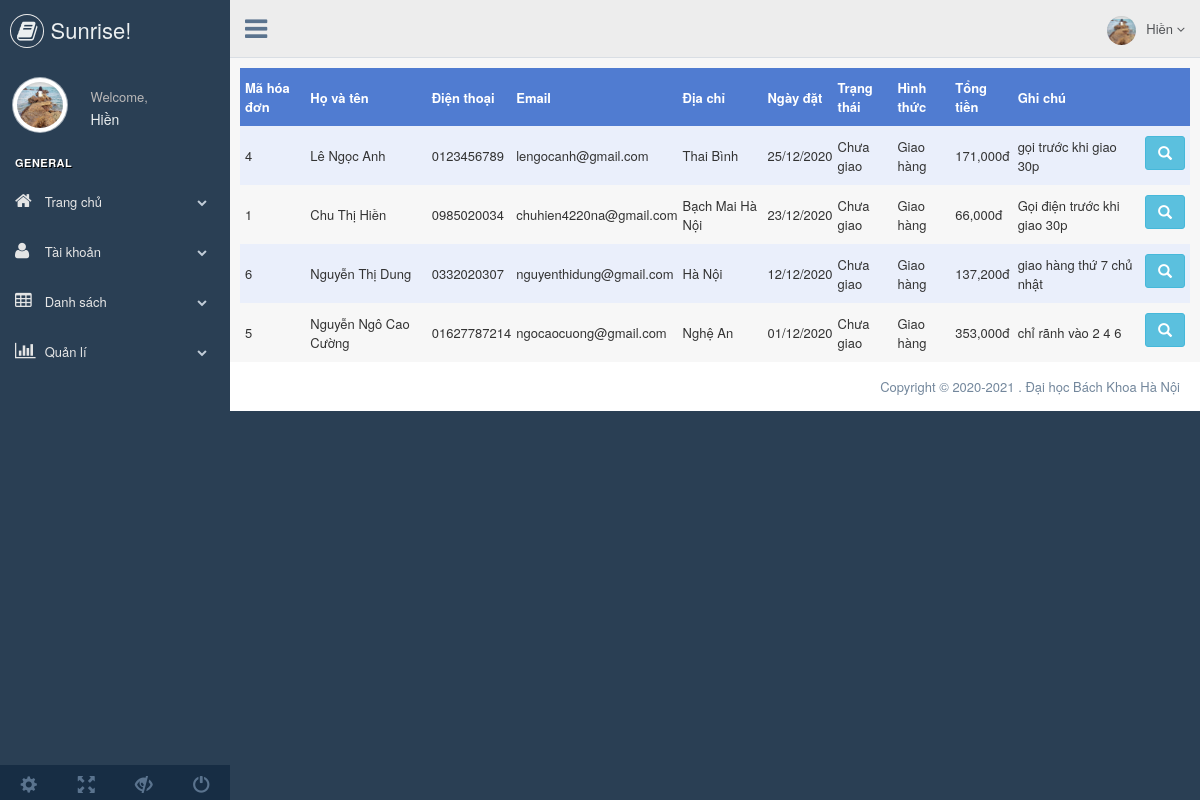
Page /index.php?c=admin&a=listbill (signed in) on the committed database.
### tables this page shows
CREATE TABLE `bill` (
  `id_bill` int(11) NOT NULL,
  `fullName` varchar(225) NOT NULL,
  `phone` varchar(15) NOT NULL,
  `email` varchar(50) NOT NULL,
  `address` varchar(225) NOT NULL,
  `date` date NOT NULL,
  `status` int(2) NOT NULL DEFAULT 0,
  `payments` varchar(100) NOT NULL,
  `total` varchar(100) NOT NULL,
  `Note` varchar(1024) NOT NULL
);

### application/controllers/admin.php (called while the page is built, shortened)
<?php
	class Admin extends Controller
	{
		private $billModel;
		function __construct()
		{
			require("application/models/bill_model.php");
			$this->billModel = new Bill;
			global $app_path, $contr_path;
			$this->app_path = $app_path;
			$this->contr_path = $contr_path;
		}
		function listbill()
		{
			if(empty($_SESSION["userInfo"]))
			{
				require("$this->app_path/$this->contr_path/404.php");
				return;
			}
			else
			{
				$rs = $this->billModel->selectBill();
			}
			$data = array('rs' => $rs );
			$view = array('listBill' => 'listBill' );
			$this->view($view,$data,false,true);
		}
	}
?>

### bootstrap.php (called while the page is built, shortened)
<?php
	require("application/settings/init.php");
	require("application/core/controller.php");
	require("application/core/model.php");
	require("application/core/database.php");
	class Bootstrap
	{
		function Init()
		{
			$c = new $controller;
			$action = isset($_GET["a"]) ? $_GET["a"] : "index";
			$c->$action();
		}
	}
?>

### index.php (called while the page is built)
<?php
	require("bootstrap.php");
	$bootstrap = new Bootstrap();
	$bootstrap->Init();
?>

### application/settings/init.php (called while the page is built, shortened)
<?php
    $host = "localhost";
    $dbName = "aa";
    $user = "root";
    $pass = "20000204";
?>

### application/core/model.php (called while the page is built, shortened)
<?php
	class Model
	{
		function __construct()
		{
			$this->db = new Database();
		}
	}
?>

### application/models/bill_model.php (called while the page is built, shortened)
<?php
	class Bill extends Model
	{
		function selectBill($id = null)
		{
			if($id == null)
				$sql = "SELECT * FROM bill AS b ORDER BY b.date DESC";
			else
				$sql = "SELECT * FROM bill AS b WHERE id_bill = {$id} ORDER BY b.date DESC";
			$q = $this->db->QueryResult($sql);
			return $q->fetchAll(PDO::FETCH_CLASS);
		}
	}
 ?>

### application/core/database.php (called while the page is built, shortened)
<?php
	class Database
	{
		private $db;
		function __construct()
		{
			global $host,$dbName,$user,$pass;
			$this->db = new PDO("mysql:host=$host;dbname=$dbName;charset=UTF8","$user","$pass");
		}
		function QueryResult($sql)
		{
			$query = $this->db->prepare($sql);
			$query->execute();
			return $query;
		}
	}
?>

### application/views/admin/listBill.php (the view)
<div class="row">
    <table class="tb-format">
        <tbody>
            <tr class="tr-format text-center">
                <th class="pd-tb">Mã hóa đơn</th>
                <th class="pd-tb">Họ và tên</th>
                <th class="pd-tb">Điện thoại</th>
                <th class="pd-tb">Email</th>
                <th class="pd-tb">Địa chỉ</th>
                <th class="pd-tb">Ngày đặt</th>
                <th class="pd-tb">Trạng thái</th>
                <th class="pd-tb">Hình thức</th>
                <th class="pd-tb">Tổng tiền</th>
                <th class="pd-tb">Ghi chú</th>
                <th class="pd-tb"></th>
            </tr>
            <?php
                function orderDate($date)
                {
                    return date("d/m/Y",strtotime($date));
                }
                function stt($stt)
                {
                    if($stt==0)
                        return "Chưa giao";
                    else
                        return "Đã giao";
                }
                foreach ($rs as $key => $value) {
                    echo '
                    <tr>
                        <td class="pd-tb">'.$value->id_bill.'</td>
                        <td class="pd-tb">'.$value->fullName.'</td>
                        <td class="pd-tb">'.$value->phone.'</td>
                        <td class="pd-tb">'.$value->email.'</td>
                        <td class="pd-tb">'.$value->address.'</td>
                        <td class="pd-tb">'.orderDate($value->date).'</td>
                        <td class="pd-tb">'.stt($value->status).'</td>
                        <td class="pd-tb">'.$value->payments.'</td>
                        <td class="pd-tb">'.number_format($value->total).'đ</td>
                        <td class="pd-tb">'.$value->Note.'</td>
                        <td class="pd-tb">
                            <a href="?c=admin_edit_bill&id_bill='.$value->id_bill.'" class="btn btn-info"><i class="glyphicon glyphicon-search"></i></a>
                        </td>
                    </tr>';
                }
            ?>
        </tbody>
    </table>
</div>

### application/core/controller.php (shortened to what this page needs)
<?php
	class Controller
	{
		function view($viewname, $data = null, $uselayout = true, $rolelayout = false)
		{
			global $app_path,$contr_path,$view_path,$model_path;
			$controller_name = get_class($this);
			if($rolelayout)
			{
				require("$app_path/$view_path/shared/adminHeader.php");
			}
			if($viewname != null)
			{
				foreach ($viewname as $key => $value) {
					if(strpos($key,"page") !== false)
					{
						require("$app_path/$view_path/shared/".strtolower($value).".php");
					}
					else
					{
						require("$app_path/$view_path/$controller_name/".strtolower($value).".php");
					}
				}
			}
			if($rolelayout)
			{
				require("$app_path/$view_path/shared/adminFooter.php");
			}
		}
	}
?>

### application/views/shared/adminHeader.php (shortened to what this page needs)
<!DOCTYPE html>
<html lang="en">
  <head>
    <link href="public/assets/admin/vendors/bootstrap/dist/css/bootstrap.min.css" rel="stylesheet">
    <link href="public/assets/admin/vendors/font-awesome/css/font-awesome.min.css" rel="stylesheet">
    <link href="public/assets/admin/vendors/nprogress/nprogress.css" rel="stylesheet">
    <link href="public/assets/admin/vendors/iCheck/skins/flat/green.css" rel="stylesheet">
    <link href="public/assets/admin/vendors/bootstrap-progressbar/css/bootstrap-progressbar-3.3.4.min.css" rel="stylesheet">
    <link href="public/assets/admin/vendors/jqvmap/dist/jqvmap.min.css" rel="stylesheet"/>
    <link href="public/assets/admin/vendors/bootstrap-daterangepicker/daterangepicker.css" rel="stylesheet">
    <link href="public/assets/admin/build/css/custom.min.css" rel="stylesheet">
    <link rel="stylesheet" type="text/css" href="public/assets/css/bootstrap-datepicker.min.css">
    <link rel="stylesheet" type="text/css" href="public/assets/css/myCss.css">
  </head>
  <body class="nav-md">
    <div class="container body">
      <div class="main_container">
        <div class="col-md-3 left_col">
          <div class="left_col scroll-view">
            <div class="navbar nav_title" style="border: 0;">
              <a href="index.php" class="site_title"><i class="fa fa-book"></i> <span>Sunrise!</span></a>
            </div>
            <div class="profile clearfix">
              <div class="profile_pic">
                <img <?php echo 'src="'.$_SESSION["userInfo"][0]->picture.'"'; ?> alt="..." class="img-circle profile_img">
              </div>
              <div class="profile_info">
                <span>Welcome,</span>
                <h2><?php
                      echo $_SESSION["userInfo"][0]->firstName;
                      ?></h2>
              </div>
            </div>
            <br />
            <div id="sidebar-menu" class="main_menu_side hidden-print main_menu">
              <div class="menu_section">
                <h3>General</h3>
                <ul class="nav side-menu">
                  <li><a><i class="fa fa-home"></i> Trang chủ <span class="fa fa-chevron-down"></span></a>
                  </li>
                  <li><a><i class="fa fa-user"></i> Tài khoản <span class="fa fa-chevron-down"></span></a>
                  </li>
                  <li><a><i class="fa fa-table"></i> Danh sách <span class="fa fa-chevron-down"></span></a>
                  </li>
                  <li><a><i class="fa fa-bar-chart-o"></i> Quản lí <span class="fa fa-chevron-down"></span></a>
                  </li>
                </ul>
              </div>
            </div>
            <div class="sidebar-footer hidden-small">
              <a data-toggle="tooltip" data-placement="top" title="Cài đặt">
                <span class="glyphicon glyphicon-cog" aria-hidden="true"></span>
              </a>
              <a data-toggle="tooltip" data-placement="top" title="Đầy đủ">
                <span class="glyphicon glyphicon-fullscreen" aria-hidden="true"></span>
              </a>
              <a data-toggle="tooltip" data-placement="top" title="Khoá">
                <span class="glyphicon glyphicon-eye-close" aria-hidden="true"></span>
              </a>
              <a data-toggle="tooltip" data-placement="top" title="Đăng xuất" href="index.php?c=login&a=signOut">
                <span class="glyphicon glyphicon-off" aria-hidden="true"></span>
              </a>
            </div>
          </div>
        </div>
        <div class="top_nav">
          <div class="nav_menu">
            <nav>
              <div class="nav toggle">
                <a id="menu_toggle"><i class="fa fa-bars"></i></a>
              </div>
              <ul class="nav navbar-nav navbar-right">
                <li class="">
                  <a href="javascript:;" class="user-profile dropdown-toggle" data-toggle="dropdown" aria-expanded="false">
                    <img <?php echo 'src="'.$_SESSION["userInfo"][0]->picture.'"'; ?> alt=""><?php
                      echo $_SESSION["userInfo"][0]->firstName;
                    ?>
                    <span class=" fa fa-angle-down"></span>
                  </a>
                </li>
                  </ul>
            </nav>
          </div>
        </div>
        <div class="right_col" role="main">

### application/views/shared/adminFooter.php (shortened to what this page needs)
</div>
        <footer>
          <div class="pull-right">
            Copyright &copy; 2020-2021 . Đại học Bách Khoa Hà Nội
          </div>
          <div class="clearfix"></div>
        </footer>
      </div>
    </div>
  </body>
</html>

### public/assets/css/myCss.css (style rules this page uses)
.tb-format { color: #333333; width: 100%; border-collapse: collapse; }
.tr-format { color: White; background-color: #507CD1; font-weight: bold; }
tr:nth-child(even) td { background: #EAEFFB }
.pd-tb { padding: 10px 0 10px 5px; }

### rows in the picture
bill: id_bill "4", fullName "Lê Ngọc Anh", phone "0123456789", email "lengocanh@gmail.com", address "Thai Bình", date "25/12/2020", status "Chưa giao", payments "Giao hàng", total "171,000", Note "gọi trước khi giao 30p"
bill: id_bill "1", fullName "Chu Thị Hiền", phone "0985020034", email "chuhien4220na@gmail.com", address "Bạch Mai Hà Nội", date "23/12/2020", status "Chưa giao", payments "Giao hàng", total "66,000", Note "Gọi điện trước khi giao 30p"
bill: id_bill "6", fullName "Nguyễn Thị Dung", phone "0332020307", email "nguyenthidung@gmail.com", address "Hà Nội", date "12/12/2020", status "Chưa giao", payments "Giao hàng", total "137,200", Note "giao hàng thứ 7 chủ nhật"
bill: id_bill "5", fullName "Nguyễn Ngô Cao Cường", phone "01627787214", email "ngocaocuong@gmail.com", address "Nghệ An", date "01/12/2020", status "Chưa giao", payments "Giao hàng", total "353,000", Note "chỉ rãnh vào 2 4 6"

### other values in the picture
$_SESSION["userInfo"][0]->firstName "Hiền"
